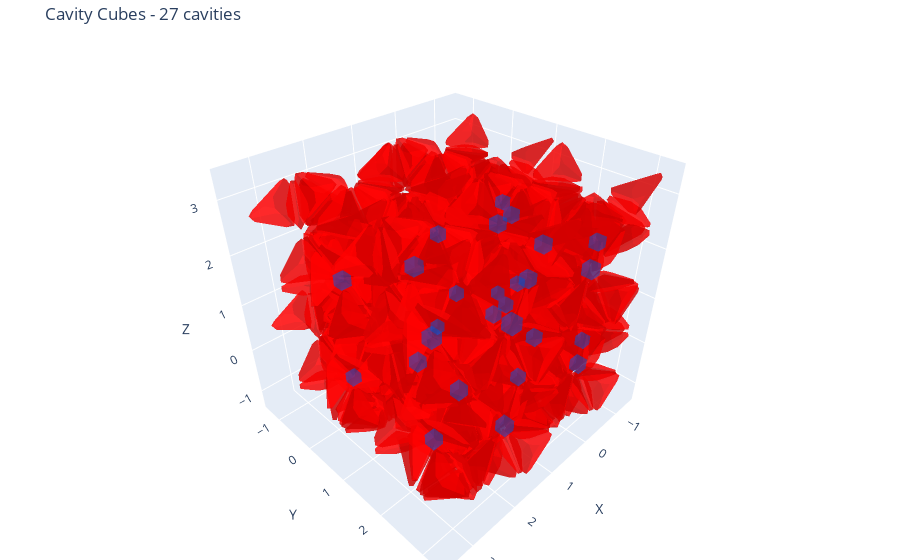

The cell this chart's notebook holds for it:
### Code cell
# Extract centers, radii and volumes into separate lists
cavity_centers = [cavity['center'] for cavity in cavities]
cavity_radii = [cavity['radius'] for cavity in cavities]
cavity_volumes = [cavity['volume'] for cavity in cavities]

print("Cavity centers:", cavity_centers)
print("Cavity radii:", cavity_radii) 
print("Cavity volumes:", cavity_volumes)

# After detecting cavities with detect_clathrate_cavities or find_central_cavity:
plot_cavity_cubes(
    particles=duplicated_positions,
    cavity_centers=cavity_centers,
    cavity_radii=cavity_radii,
    shape_vertices=shape_vertices,
    shape_color=shape_color,
    geometry_func=get_truncated_bipyramid_geometry, 
    show_particles=True,  # Set to False to hide original particles
    cube_opacity=0.3,     # Adjust for better visibility
    simulation_data=simulation_data,
    truncation_factor=truncation_factor
)
